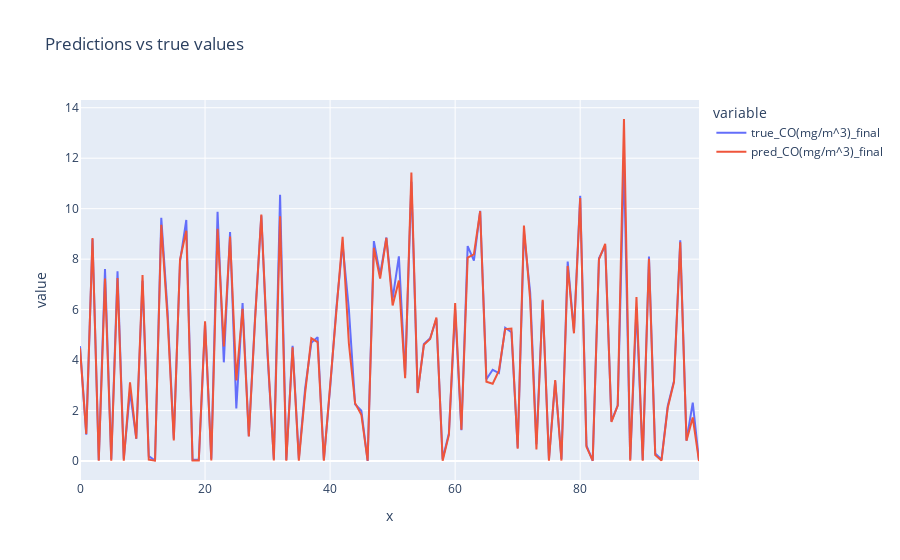

Write notebook code for a chart like this one.
### Code cell
# plot predictions
fig = px.line(y_compare.iloc[:100], x= [i for i in range(0,100)], y = ["true_CO(mg/m^3)_final", "pred_CO(mg/m^3)_final"], title='Predictions vs true values')
fig.show()
